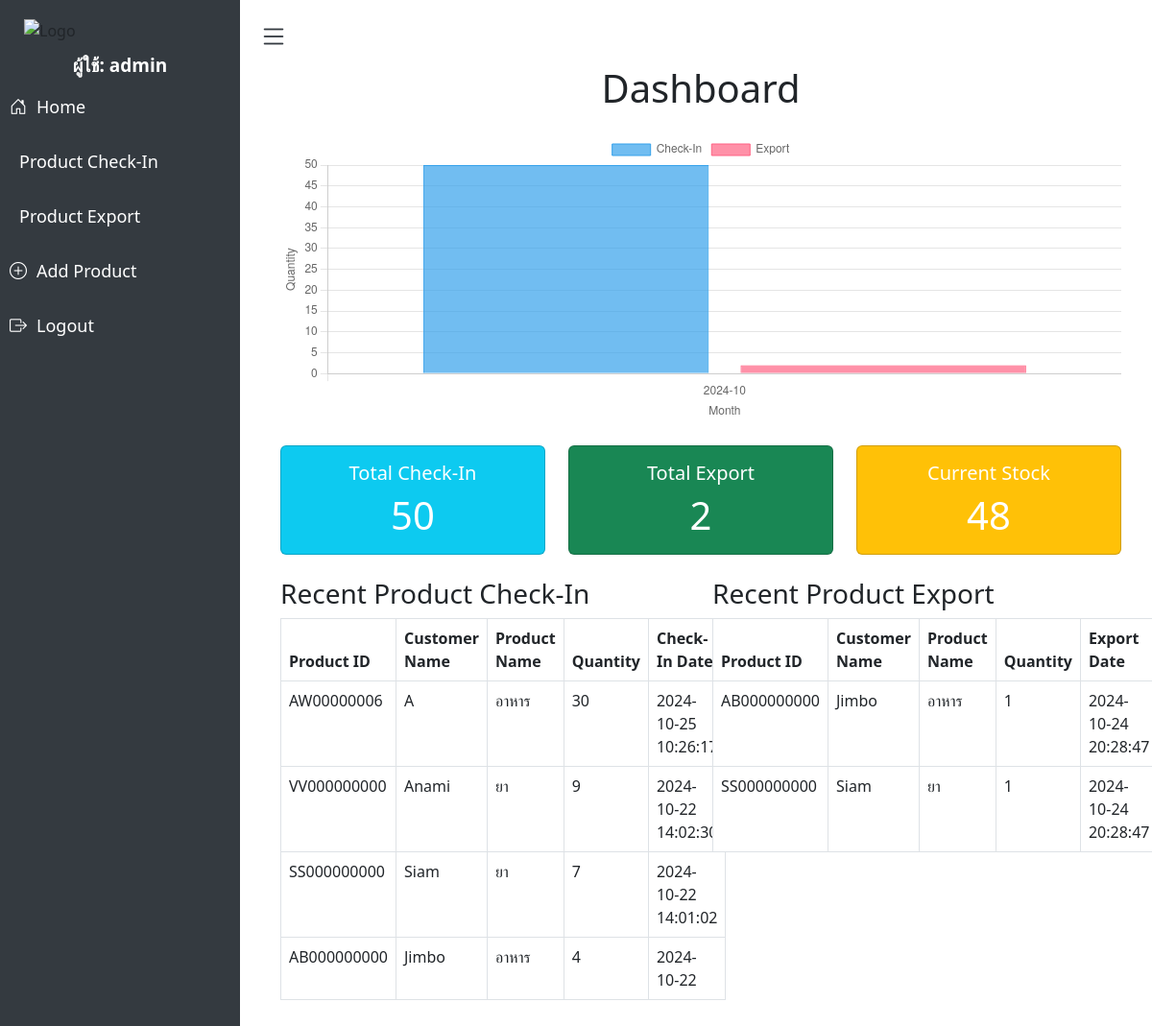
The page / (signed in) on the database its author committed.
### tables this page shows
CREATE TABLE product_checkin (
        id INTEGER PRIMARY KEY AUTOINCREMENT,
        product_id TEXT NOT NULL,
        customer_name TEXT NOT NULL,
        product_name TEXT NOT NULL,
        outer_size TEXT NOT NULL,
        quantity INTEGER NOT NULL,
        checkin_date TEXT NOT NULL,
        storage_area TEXT NOT NULL,
        shelf_space TEXT NOT NULL,
        user_name TEXT NOT NULL,
        detailed_notes TEXT,
        product_status TEXT NOT NULL
    );

CREATE TABLE product_export (
        id INTEGER PRIMARY KEY AUTOINCREMENT,
        product_id TEXT NOT NULL,
        customer_name TEXT NOT NULL,
        product_name TEXT NOT NULL,
        outer_size TEXT NOT NULL,
        quantity INTEGER NOT NULL,
        checkin_date TEXT NOT NULL,
        storage_area TEXT NOT NULL,
        shelf_space TEXT NOT NULL,
        user_name TEXT NOT NULL,
        detailed_notes TEXT,
        product_status TEXT NOT NULL
    );

### app.py (the view)
@app.route('/')
@login_required
def home():
    conn = get_db_connection_product()
    monthly_checkin = conn.execute('''
        SELECT strftime('%Y-%m', checkin_date) AS month, SUM(quantity) AS total
        FROM product_checkin
        GROUP BY month
        ORDER BY month
    ''').fetchall()
    monthly_export = conn.execute('''
        SELECT strftime('%Y-%m', checkin_date) AS month, SUM(quantity) AS total
        FROM product_export
        GROUP BY month
        ORDER BY month
    ''').fetchall()
    checkin_total = conn.execute('SELECT SUM(quantity) AS total FROM product_checkin').fetchone()['total'] or 0
    export_total = conn.execute('SELECT SUM(quantity) AS total FROM product_export').fetchone()['total'] or 0
    stock_total = checkin_total - export_total
    checkin_data = conn.execute('SELECT * FROM product_checkin ORDER BY checkin_date DESC LIMIT 10').fetchall()
    export_data = conn.execute('SELECT * FROM product_export ORDER BY checkin_date DESC LIMIT 10').fetchall()
    conn.close()
    response = make_response(render_template(
        'home.html',
        username=session['username'],
        checkin_data=checkin_data,
        export_data=export_data,
        checkin_total=checkin_total,
        export_total=export_total,
        stock_total=stock_total,
        monthly_checkin=monthly_checkin,
        monthly_export=monthly_export
    ))
    response.headers['Cache-Control'] = 'no-cache, no-store, must-revalidate'
    response.headers['Pragma'] = 'no-cache'
    response.headers['Expires'] = '0'
    return response

### Function.py (called while the page is built)
def get_db_connection_product():
    conn = sqlite3.connect('product.db', timeout=10)  # เพิ่ม timeout 10 วินาที
    conn.row_factory = sqlite3.Row
    return conn

def login_required(f):
    @wraps(f)
    def decorated_function(*args, **kwargs):
        if 'username' not in session:
            return redirect(url_for('login'))
        return f(*args, **kwargs)
    return decorated_function

### templates/home.html (shortened to what this page needs)
{% extends 'base.html' %}
{% block content %}
<body>
    <div class="container mt-5">
        <h1 class="text-center">Dashboard</h1>
        <div class="my-4">
            <canvas id="monthlyChart" style="height: 300px;"></canvas>
        </div>
        <div class="row text-center my-4">
            <div class="col-md-4">
                <div class="card bg-info text-white">
                    <div class="card-body">
                        <h5 class="card-title">Total Check-In</h5>
                        <p class="card-text display-6">{{ checkin_total }}</p>
                    </div>
                </div>
            </div>
            <div class="col-md-4">
                <div class="card bg-success text-white">
                    <div class="card-body">
                        <h5 class="card-title">Total Export</h5>
                        <p class="card-text display-6">{{ export_total }}</p>
                    </div>
                </div>
            </div>
            <div class="col-md-4">
                <div class="card bg-warning text-white">
                    <div class="card-body">
                        <h5 class="card-title">Current Stock</h5>
                        <p class="card-text display-6">{{ stock_total }}</p>
                    </div>
                </div>
            </div>
        </div>
        <div class="row">
            <div class="col-md-6">
                <h3>Recent Product Check-In</h3>
                <table class="table table-bordered">
                    <thead>
                        <tr>
                            <th>Product ID</th>
                            <th>Customer Name</th>
                            <th>Product Name</th>
                            <th>Quantity</th>
                            <th>Check-In Date</th>
                        </tr>
                    </thead>
                    <tbody>
                        {% for item in checkin_data %}
                        <tr>
                            <td>{{ item['product_id'] }}</td>
                            <td>{{ item['customer_name'] }}</td>
                            <td>{{ item['product_name'] }}</td>
                            <td>{{ item['quantity'] }}</td>
                            <td>{{ item['checkin_date'] }}</td>
                        </tr>
                        {% endfor %}
                    </tbody>
                </table>
            </div>
            <div class="col-md-6">
                <h3>Recent Product Export</h3>
                <table class="table table-bordered">
                    <thead>
                        <tr>
                            <th>Product ID</th>
                            <th>Customer Name</th>
                            <th>Product Name</th>
                            <th>Quantity</th>
                            <th>Export Date</th>
                        </tr>
                    </thead>
                    <tbody>
                        {% for item in export_data %}
                        <tr>
                            <td>{{ item['product_id'] }}</td>
                            <td>{{ item['customer_name'] }}</td>
                            <td>{{ item['product_name'] }}</td>
                            <td>{{ item['quantity'] }}</td>
                            <td>{{ item['checkin_date'] }}</td>
                        </tr>
                        {% endfor %}
                    </tbody>
                </table>
            </div>
        </div>
    </div>
    <script>
        // Prepare data for Chart.js
        const months = {{ monthly_checkin | map(attribute='month') | list | tojson }};
        const checkinData = {{ monthly_checkin | map(attribute='total') | list | tojson }};
        const exportData = {{ monthly_export | map(attribute='total') | list | tojson }};
        // Create the bar chart
        const ctx = document.getElementById('monthlyChart').getContext('2d');
        new Chart(ctx, {
            type: 'bar',
            data: {
                labels: months,
                datasets: [
                    {
                        label: 'Check-In',
                        data: checkinData,
                        backgroundColor: 'rgba(54, 162, 235, 0.7)',
                        borderColor: 'rgba(54, 162, 235, 1)',
                        borderWidth: 1
                    },
                    {
                        label: 'Export',
                        data: exportData,
                        backgroundColor: 'rgba(255, 99, 132, 0.7)',
                        borderColor: 'rgba(255, 99, 132, 1)',
                        borderWidth: 1
                    }
                ]
            },
            options: {
                responsive: true,
                maintainAspectRatio: false, // ปิดการรักษาสัดส่วนเพื่อควบคุมความสูงเอง
                scales: {
                    x: { title: { display: true, text: 'Month' } },
                    y: { title: { display: true, text: 'Quantity' }, beginAtZero: true }
                }
            }
        });
    </script>
{% endblock %}

### templates/base.html (shortened to what this page needs)
<!DOCTYPE html>
<html lang="en">
<head>
    <link href="https://cdn.jsdelivr.net/npm/bootstrap@5.3.0-alpha1/dist/css/bootstrap.min.css" rel="stylesheet">
    <link href="https://cdnjs.cloudflare.com/ajax/libs/bootstrap-icons/1.9.1/font/bootstrap-icons.min.css" rel="stylesheet">
</head>
<body>
    <div class="sidebar" id="sidebar">
        <img src="{{ url_for('static', filename='logo.png') }}" alt="Logo">
        <div class="user-info">
            ผู้ใช้: {{ session['username'] }}
        </div>
        <a href="/"><i class="bi bi-house-door"></i> <span class="menu-text">Home</span></a>
        <a href="/checkin"> <span class="menu-text">Product Check-In</span></a>
        <a href="/export"> <span class="menu-text">Product Export</span></a>
        <a href="/add_product"><i class="bi bi-plus-circle"></i> <span class="menu-text">Add Product</span></a>
        <a href="/logout"><i class="bi bi-box-arrow-right"></i> <span class="menu-text">Logout</span></a>
    </div>
    <i class="bi bi-list" id="menu-toggle"></i>
    <div class="content" id="content">
        {% block content %}
        {% endblock %}
    </div>
</body>
</html>

### templates/base.html (style rules this page uses)
.sidebar { height: 100%; width: 250px; position: fixed; top: 0; left: 0; background-color: #343a40; padding-top: 20px; transition: width 0.3s; }
.sidebar a { padding: 15px 10px; text-decoration: none; font-size: 18px; color: white; display: flex; align-items: center; transition: 0.3s; }
.sidebar img { display: block; margin-left: auto; margin-right: auto; width: 80%; }
.sidebar i { margin-right: 10px; }
.content { margin-left: 260px; padding: 20px; transition: margin-left 0.3s; }
.user-info { color: white; text-align: center; margin-top: 10px; font-size: 19px; font-weight: bold; }
#menu-toggle { position: absolute; top: 15px; left: 270px; font-size: 30px; cursor: pointer; color: #343a40; transition: left 0.3s; }

### rows shown on the page
product_checkin: product_id "AW00000006", customer_name "A", product_name "อาหาร", quantity "30", checkin_date "2024-10-25 10:26:17"
product_checkin: product_id "VV000000000", customer_name "Anami", product_name "ยา", quantity "9", checkin_date "2024-10-22 14:02:30"
product_checkin: product_id "SS000000000", customer_name "Siam", product_name "ยา", quantity "7", checkin_date "2024-10-22 14:01:02"
product_checkin: product_id "AB000000000", customer_name "Jimbo", product_name "อาหาร", quantity "4", checkin_date "2024-10-22"
product_export: product_id "AB000000000", customer_name "Jimbo", product_name "อาหาร", quantity "1", checkin_date "2024-10-24 20:28:47"
product_export: product_id "SS000000000", customer_name "Siam", product_name "ยา", quantity "1", checkin_date "2024-10-24 20:28:47"

### other values the page prints
{{ session['username'] }} "admin"
{{ checkin_total }} "50"
{{ export_total }} "2"
{{ stock_total }} "48"
chart data {{ monthly_checkin | map(attribute='month') | list | tojson }} ["2024-10"]
chart data {{ monthly_checkin | map(attribute='total') | list | tojson }} [50]
chart data {{ monthly_export | map(attribute='total') | list | tojson }} [2]
